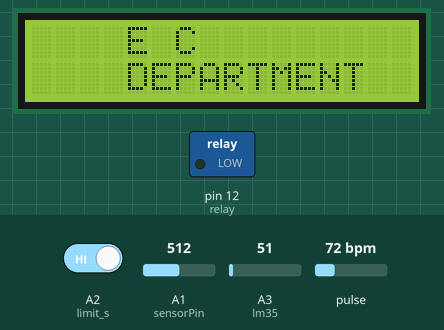
Simulated run of this sketch. Board: Arduino Uno, built with avr-gcc and run on an emulated ATmega328P. Parts: 16×2 character LCD, switched loads named in the sketch (green lamp = pin HIGH). Inputs (shaded band) come from the test bench; at power-on: A2 (limit_s) HIGH, A1 (sensorPin) = 512, A3 (lm35) = 51, pulse 72 bpm. The modem accepts every AT command (registered, SIM ready, sends succeed) and sends nothing else; what the sketch prints to the serial monitor is not drawn.

Above: at 3.2 s.
At 19.4 s:
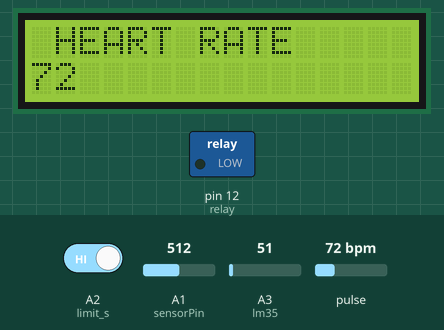
19.5 s: A2 (limit_s) driven LOW
At 21.3 s:
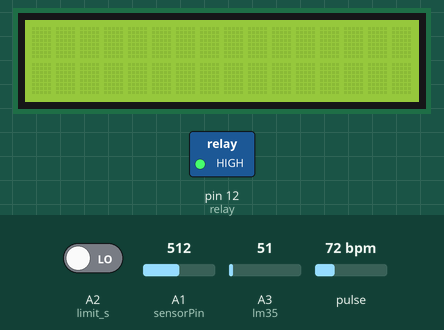
At 30.8 s:
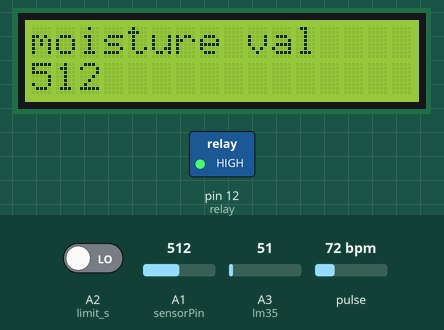
Timing chart, 0 to 32.3 s (numbered marks = the images above; inputs shaded):
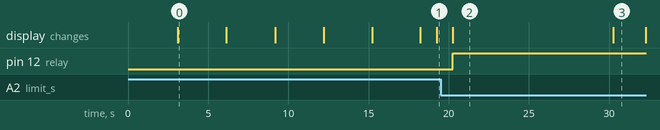

The sketch:

VentilatorProject.ino
```cpp
#include <SoftwareSerial.h>     // LIBERY
#include <LiquidCrystal_I2C.h>
LiquidCrystal_I2C lcd(0x27, 16, 2);
#include <Wire.h>

#define USE_ARDUINO_INTERRUPTS true
#include <PulseSensorPlayground.h>

#define lm35 A3
    int sensorPin = A1;
    int sensorValue;

#define relay 12
#define limit_s A2

String apiKey = "6HSP32519VFPCNJE";    // Edit this API key according to your Account
String Host_Name = "sachinsachin";         // WIFA Host_Name
String Password = "sachinsachin";          // WIFA Password

SoftwareSerial ser(8, 9);              // RX, TX    ESP8266 PIN

int i = 1;
String cmd;


const int PulseWire = A0;
int Threshold = 550;
PulseSensorPlayground pulseSensor;


void setup()
{

  Serial.begin(115200);                  // enable software serial
  ser.begin(115200);
  ser.println("AT+RST");               // Resetting ESP8266

    Serial.begin(115200);

  char inv = '"';
  String cmd = "AT+CWJAP";

  cmd += "=";
  cmd += inv;
  cmd += Host_Name;
  cmd += inv;
  cmd += ",";
  cmd += inv;
  cmd += Password;
  cmd += inv;
  ser.println(cmd);                    // Connecting ESP8266 to your WiFi Router


  // set up the LCD's number of columns and rows:
  lcd.backlight();
  lcd.init();


  lcd.clear();

  lcd.print("    JAIN");           //FIRST LINE
  lcd.setCursor(0, 1);
  lcd.print("    COLLEGE");                //SECOND LINE
  delay(3000);
  lcd.clear();

  lcd.print("    E C ");           //FIRST LINE
  lcd.setCursor(0, 1);
  lcd.print("    DEPARTMENT");
  delay(3000);
  lcd.clear();

    lcd.print("THE PEOPLE'S");           //FIRST LINE
  lcd.setCursor(0, 1);
  lcd.print("VENTILATOR");                //SECOND LINE
  delay(3000);
  lcd.clear();

  lcd.print("ELECTRONICS &");           //FIRST LINE
  lcd.setCursor(0, 1);
  lcd.print("COMMUNICATION DEPARTMENT");
  delay(3000);
  lcd.clear();

    lcd.print("HOD");           //FIRST LINE
  lcd.setCursor(0, 1);
  lcd.print("DR KRUPA RASANE");                //SECOND LINE
  delay(3000);
  lcd.clear();

    lcd.print("GUIDE");           //FIRST LINE
  lcd.setCursor(0, 1);
  lcd.print("PROF RAVINDRA M S");                //SECOND LINE
  delay(3000);
  lcd.clear();

    pulseSensor.analogInput(PulseWire);
  pulseSensor.setThreshold(Threshold);

  if (pulseSensor.begin())
  {
    Serial.println("PulseSensor object created!");

}


pinMode(limit_s,INPUT_PULLUP);
pinMode(relay,OUTPUT);

}

void loop()
{
   temp();
    heartrate();
  vent();
    moisture();
  EstablishTCPconnection();
  UpdatetoTS();

}

void temp()
      {
          int temp=analogRead(lm35)*0.488;
             lcd.print("Temp: ");
            lcd.print(temp);
            lcd.print(" C");
            delay(1000);
             lcd.clear();
      }

void heartrate()
{
int myBPM = pulseSensor.getBeatsPerMinute();

 // if (pulseSensor.sawStartOfBeat())

                 lcd.setCursor(1, 0);
                 lcd.print("HEART RATE");
                 lcd.setCursor(0, 1);
                 lcd.print(myBPM);
                 delay(1000);
                   lcd.clear();


                    if(myBPM>80)

                                    {
                                      lcd.setCursor(1, 0);
                                      lcd.print("BP HIGH");
                                      digitalWrite(relay, HIGH);
                                      delay(2000);
                                      lcd.clear();
                                    }
                                    else
                                    {
                                      digitalWrite(relay, LOW);
                                    }


              }
  void vent()
 {
          int limit_state=digitalRead(limit_s);
          if(limit_state==0)
          {
          digitalWrite(relay, HIGH);
          delay(10000);
          }
          else
          {
            digitalWrite(relay, LOW);
          }
        }


 void moisture()
 {
      lcd.clear();
       lcd.setCursor(0, 0);
      lcd.print("moisture val");
       sensorValue = analogRead(sensorPin);
       lcd.setCursor(0, 1);
      lcd.print(sensorValue);
      delay(2000);
       lcd.clear();
 }

void EstablishTCPconnection()
{
  String cmd = "AT+CIPSTART=\"TCP\",\"";          // Establishing TCP connection
  cmd += "184.106.153.149";                       // api.thingspeak.com
  cmd += "\",80";                                 // port 80

  ser.println(cmd);
  Serial.println(cmd);
  if (ser.find("Error"))
  {
    Serial.println("AT+CIPSTART error");
    return;
  }
}

void UpdatetoTS()
{
  int temp=analogRead(lm35)*0.488;
  int myBPM = pulseSensor.getBeatsPerMinute();
  sensorValue = analogRead(sensorPin);

 String state1 = String(temp);               // Converting them to string as to send it through URL
  String state2 = String(myBPM);
String state3 = String(sensorValue);

  String getStr = "GET /update?api_key=";         // prepare GET string
  getStr += apiKey;
  getStr += "&field1=";
  getStr += String(state1);
  getStr += "&field2=";
  getStr += String(state2);
    getStr += "&field3=";
  getStr += String(state3);

  getStr += "\r\n\r\n";

  cmd = "AT+CIPSEND=";
  cmd += String(getStr.length());                // Total Length of data

  ser.println(cmd);
  Serial.println(cmd);

  if (ser.find(">"))
  {
    ser.print(getStr);
    Serial.print(getStr);
  }
  else
  {
    ser.println("AT+CIPCLOSE");                  // closing connection
    // alert user
    Serial.println("AT+CIPCLOSE");
  }

}
```

Measured:
- after the input at 19.5 s, pin 12 (relay): LOW → HIGH after 0.75 s
- what the display in image 0 shows lasts 3.0 s, from 3.1 s to 6.1 s
- what the display in image 2 shows lasts 10.0 s, from 20.3 s to 30.3 s
